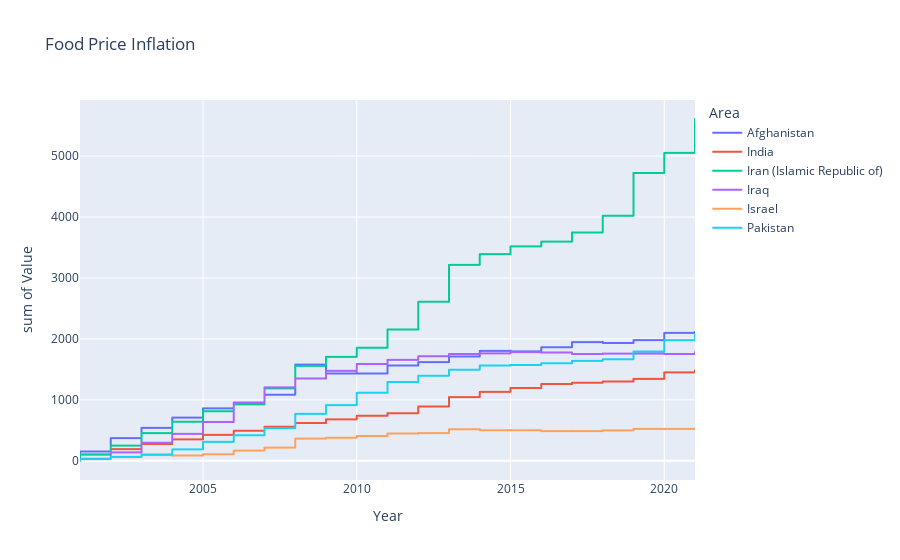

The cell this chart's notebook holds for it:
### Code cell
import plotly.express as px
df = food
fig = px.ecdf(df, x="Year", y= "Value", color="Area", ecdfnorm=None, title='Food Price Inflation')
fig.show()

### Figure 1 — Plotly figure (JSON) as saved in the notebook; plotly's stock layout.template omitted (floating-point values rounded to 4 significant figures; data arrays with more than 128 entries replaced by an {"elided": "..."} marker saying what was removed)
{"data": [{"hovertemplate": "Area=Afghanistan<br>Year=%{x}<br>sum of Value=%{y}<extra></extra>", "legendgroup": "Afghanistan", "line": {"dash": "solid", "shape": "hv"}, "marker": {"color": "#636efa", "symbol": "circle"}, "mode": "lines", "name": "Afghanistan", "showlegend": true, "type": "scattergl", "x": {"elided": "249 int values"}, "xaxis": "x", "y": {"elided": "249 float values"}, "yaxis": "y"}, {"hovertemplate": "Area=India<br>Year=%{x}<br>sum of Value=%{y}<extra></extra>", "legendgroup": "India", "line": {"dash": "solid", "shape": "hv"}, "marker": {"color": "#EF553B", "symbol": "circle"}, "mode": "lines", "name": "India", "showlegend": true, "type": "scattergl", "x": {"elided": "249 int values"}, "xaxis": "x", "y": {"elided": "249 float values"}, "yaxis": "y"}, {"hovertemplate": "Area=Iran (Islamic Republic of)<br>Year=%{x}<br>sum of Value=%{y}<extra></extra>", "legendgroup": "Iran (Islamic Republic of)", "line": {"dash": "solid", "shape": "hv"}, "marker": {"color": "#00cc96", "symbol": "circle"}, "mode": "lines", "name": "Iran (Islamic Republic of)", "showlegend": true, "type": "scattergl", "x": {"elided": "249 int values"}, "xaxis": "x", "y": {"elided": "249 float values"}, "yaxis": "y"}, {"hovertemplate": "Area=Iraq<br>Year=%{x}<br>sum of Value=%{y}<extra></extra>", "legendgroup": "Iraq", "line": {"dash": "solid", "shape": "hv"}, "marker": {"color": "#ab63fa", "symbol": "circle"}, "mode": "lines", "name": "Iraq", "showlegend": true, "type": "scattergl", "x": {"elided": "249 int values"}, "xaxis": "x", "y": {"elided": "249 float values"}, "yaxis": "y"}, {"hovertemplate": "Area=Israel<br>Year=%{x}<br>sum of Value=%{y}<extra></extra>", "legendgroup": "Israel", "line": {"dash": "solid", "shape": "hv"}, "marker": {"color": "#FFA15A", "symbol": "circle"}, "mode": "lines", "name": "Israel", "showlegend": true, "type": "scattergl", "x": {"elided": "249 int values"}, "xaxis": "x", "y": {"elided": "249 float values"}, "yaxis": "y"}, {"hovertemplate": "Area=Pakistan<br>Year=%{x}<br>sum of Value=%{y}<extra></extra>", "legendgroup": "Pakistan", "line": {"dash": "solid", "shape": "hv"}, "marker": {"color": "#19d3f3", "symbol": "circle"}, "mode": "lines", "name": "Pakistan", "showlegend": true, "type": "scattergl", "x": {"elided": "249 int values"}, "xaxis": "x", "y": {"elided": "249 float values"}, "yaxis": "y"}], "layout": {"legend": {"title": {"text": "Area"}, "tracegroupgap": 0}, "title": {"text": "Food Price Inflation"}, "xaxis": {"anchor": "y", "domain": [0, 1], "title": {"text": "Year"}}, "yaxis": {"anchor": "x", "domain": [0, 1], "rangemode": "tozero", "title": {"text": "sum of Value"}}}}
